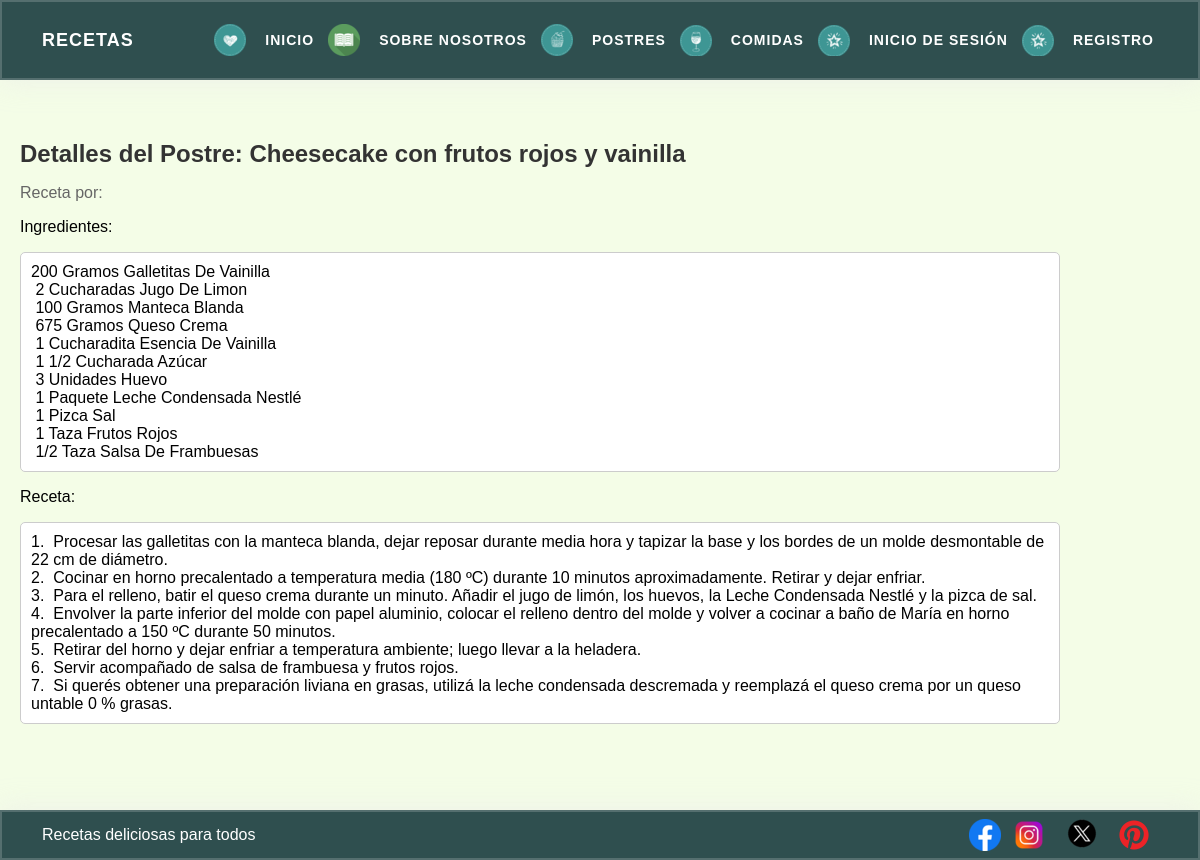
Page /MainApp/postresdetalles/12 on the committed database.
### MainApp/models.py (models this page shows, shortened)
class Postres(models.Model):
    titulo = models.CharField(max_length=100)
    receta = models.TextField()
    ingredientes = models.TextField(default=None)
    autor = models.ForeignKey(User, on_delete=models.CASCADE)

### MainApp/views.py (the view)
# urls.py: path('postresdetalles/<pk>', PostresDetail.as_view(), name='postresdetalles'),
class PostresDetail(DetailView):
    model = Postres
    template_name = "postresdetalles.html"
    context_object_name = "postres"

### MainApp/templates/postresdetalles.html
{% extends "main.html" %}
{% block contenidoQueCambia %}
<section>
<div class="detalle-comida">
    <h1 class="titulo-comida">Detalles del Postre: {{ postres.titulo }}</h1>
    <p class="autor-comida">Receta por: {{ postres.autor.nombre }}</p>
    <p class="ingredientes-comida">Ingredientes:</p>
    <pre class="container">{{ postres.ingredientes }}</pre>
    <p class="receta-comida">Receta:</p>
    <pre class="container">{{ postres.receta }}</pre>
</div>
</section>
{% endblock contenidoQueCambia %}

### MainApp/static/css/base.css (style rules this page uses)
* { font-family: "Raleway", sans-serif; }
body { padding-bottom: 100px; }

### MainApp/static/css/banneer.css (style rules this page uses)
* { color: inherit; text-decoration: none; box-sizing: border-box; }

### MainApp/static/css/comidas.css (style rules this page uses)
section { width: 100%; height: auto; margin-top: 100px; }

### MainApp/static/css/iniciosesion.css (style rules this page uses)
body { height: 100%; background: hsl(86, 85%, 95%); display: flex; justify-content: center; align-items: center; margin: 0; }

### MainApp/static/css/detalles.css (style rules this page uses)
.detalle-comida { width: 90%; height: auto; padding: 20px; }
.titulo-comida { font-size: 24px; color: #333; margin-bottom: 10px; }
.autor-comida { color: #666; margin-bottom: 15px; }
.container { white-space: pre-wrap; word-wrap: break-word; overflow: auto; max-height: 300px; padding: 10px; border: 1px solid #ccc; background-color: #fff; border-radius: 5px; }

### rows in the picture
Postres: titulo "Cheesecake con frutos rojos y vainilla", ingredientes "200 Gramos Galletitas De Vainilla 2 Cucharadas Jugo De Limon 100 Gramos Manteca Blanda 675 Gramos Queso Crema 1 Cucharadita Esencia De Vainilla 1 1/2 Cucharada Azúcar 3 Unidades Huevo 1 Paquete Leche Condensada Nestlé 1 Pizca Sal 1 Taza Frutos Rojos 1/2 Taza Salsa De Frambuesas", receta "1. Procesar las galletitas con la manteca blanda, dejar reposar durante media hora y tapizar la base y los bordes de un molde desmontable de 22 cm de diámetro. 2. Cocinar en horno precalentado a temperatura media (180 ºC) durante 10 minutos aproximadamente. Retirar y dejar enfriar. 3. Para el relleno, batir el queso crema durante un minuto. Añadir el jugo de limón, los huevos, la Leche Condensada Nestlé y la pizca de sal. 4. Envolver la parte inferior del molde con papel aluminio, colocar el relleno dentro del molde y volver a cocinar a baño de María en horno precalentado a 150 ºC durante 50 minutos. 5. Retirar del horno y dejar enfriar a temperatura ambiente; luego llevar a la heladera. 6.…"
